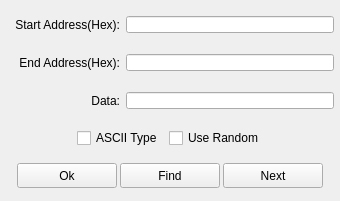
<?xml version="1.0" encoding="UTF-8"?>
<ui version="4.0">
 <class>AngKFillSetting</class>
 <widget class="QWidget" name="AngKFillSetting">
  <property name="geometry">
   <rect>
    <x>0</x>
    <y>0</y>
    <width>340</width>
    <height>201</height>
   </rect>
  </property>
  <property name="windowTitle">
   <string>AngKFillSetting</string>
  </property>
  <layout class="QVBoxLayout" name="verticalLayout">
   <property name="spacing">
    <number>0</number>
   </property>
   <property name="leftMargin">
    <number>6</number>
   </property>
   <property name="topMargin">
    <number>6</number>
   </property>
   <property name="rightMargin">
    <number>6</number>
   </property>
   <property name="bottomMargin">
    <number>6</number>
   </property>
   <item>
    <widget class="QWidget" name="widget" native="true">
     <layout class="QHBoxLayout" name="horizontalLayout">
      <property name="leftMargin">
       <number>0</number>
      </property>
      <property name="topMargin">
       <number>0</number>
      </property>
      <property name="rightMargin">
       <number>0</number>
      </property>
      <property name="bottomMargin">
       <number>0</number>
      </property>
      <item>
       <widget class="QLabel" name="label">
        <property name="text">
         <string>Start Address(Hex):</string>
        </property>
        <property name="alignment">
         <set>Qt::AlignRight|Qt::AlignTrailing|Qt::AlignVCenter</set>
        </property>
       </widget>
      </item>
      <item>
       <widget class="QLineEdit" name="StartEdit">
        <property name="minimumSize">
         <size>
          <width>208</width>
          <height>17</height>
         </size>
        </property>
        <property name="maximumSize">
         <size>
          <width>208</width>
          <height>17</height>
         </size>
        </property>
       </widget>
      </item>
     </layout>
    </widget>
   </item>
   <item>
    <widget class="QWidget" name="widget_2" native="true">
     <layout class="QHBoxLayout" name="horizontalLayout_2">
      <property name="leftMargin">
       <number>0</number>
      </property>
      <property name="topMargin">
       <number>0</number>
      </property>
      <property name="rightMargin">
       <number>0</number>
      </property>
      <property name="bottomMargin">
       <number>0</number>
      </property>
      <item>
       <widget class="QLabel" name="label_2">
        <property name="text">
         <string>End Address(Hex):</string>
        </property>
        <property name="alignment">
         <set>Qt::AlignRight|Qt::AlignTrailing|Qt::AlignVCenter</set>
        </property>
       </widget>
      </item>
      <item>
       <widget class="QLineEdit" name="endEdit">
        <property name="minimumSize">
         <size>
          <width>208</width>
          <height>17</height>
         </size>
        </property>
        <property name="maximumSize">
         <size>
          <width>208</width>
          <height>17</height>
         </size>
        </property>
       </widget>
      </item>
     </layout>
    </widget>
   </item>
   <item>
    <widget class="QWidget" name="widget_3" native="true">
     <layout class="QHBoxLayout" name="horizontalLayout_3">
      <property name="leftMargin">
       <number>0</number>
      </property>
      <property name="topMargin">
       <number>0</number>
      </property>
      <property name="rightMargin">
       <number>0</number>
      </property>
      <property name="bottomMargin">
       <number>0</number>
      </property>
      <item>
       <widget class="QLabel" name="label_3">
        <property name="text">
         <string>Data:</string>
        </property>
        <property name="alignment">
         <set>Qt::AlignRight|Qt::AlignTrailing|Qt::AlignVCenter</set>
        </property>
       </widget>
      </item>
      <item>
       <widget class="QLineEdit" name="dataEdit">
        <property name="minimumSize">
         <size>
          <width>208</width>
          <height>17</height>
         </size>
        </property>
        <property name="maximumSize">
         <size>
          <width>208</width>
          <height>17</height>
         </size>
        </property>
       </widget>
      </item>
     </layout>
    </widget>
   </item>
   <item>
    <widget class="QWidget" name="widget_4" native="true">
     <layout class="QHBoxLayout" name="horizontalLayout_4">
      <property name="spacing">
       <number>6</number>
      </property>
      <property name="leftMargin">
       <number>0</number>
      </property>
      <property name="topMargin">
       <number>0</number>
      </property>
      <property name="rightMargin">
       <number>0</number>
      </property>
      <property name="bottomMargin">
       <number>0</number>
      </property>
      <item>
       <spacer name="horizontalSpacer">
        <property name="orientation">
         <enum>Qt::Horizontal</enum>
        </property>
        <property name="sizeHint" stdset="0">
         <size>
          <width>40</width>
          <height>20</height>
         </size>
        </property>
       </spacer>
      </item>
      <item>
       <widget class="QCheckBox" name="asciiTypeCheck">
        <property name="text">
         <string>ASCII Type</string>
        </property>
       </widget>
      </item>
      <item>
       <widget class="QCheckBox" name="useRandomCheck">
        <property name="text">
         <string>Use Random</string>
        </property>
       </widget>
      </item>
      <item>
       <spacer name="horizontalSpacer_2">
        <property name="orientation">
         <enum>Qt::Horizontal</enum>
        </property>
        <property name="sizeHint" stdset="0">
         <size>
          <width>40</width>
          <height>20</height>
         </size>
        </property>
       </spacer>
      </item>
     </layout>
    </widget>
   </item>
   <item>
    <widget class="QWidget" name="widget_5" native="true">
     <layout class="QHBoxLayout" name="horizontalLayout_5">
      <property name="spacing">
       <number>3</number>
      </property>
      <property name="leftMargin">
       <number>0</number>
      </property>
      <property name="topMargin">
       <number>0</number>
      </property>
      <property name="rightMargin">
       <number>0</number>
      </property>
      <property name="bottomMargin">
       <number>0</number>
      </property>
      <item>
       <spacer name="horizontalSpacer_3">
        <property name="orientation">
         <enum>Qt::Horizontal</enum>
        </property>
        <property name="sizeHint" stdset="0">
         <size>
          <width>40</width>
          <height>20</height>
         </size>
        </property>
       </spacer>
      </item>
      <item>
       <widget class="QPushButton" name="okButton">
        <property name="minimumSize">
         <size>
          <width>100</width>
          <height>25</height>
         </size>
        </property>
        <property name="maximumSize">
         <size>
          <width>100</width>
          <height>25</height>
         </size>
        </property>
        <property name="text">
         <string>Ok</string>
        </property>
       </widget>
      </item>
      <item>
       <widget class="QPushButton" name="findButton">
        <property name="minimumSize">
         <size>
          <width>100</width>
          <height>25</height>
         </size>
        </property>
        <property name="maximumSize">
         <size>
          <width>100</width>
          <height>25</height>
         </size>
        </property>
        <property name="text">
         <string>Find</string>
        </property>
       </widget>
      </item>
      <item>
       <widget class="QPushButton" name="nextButton">
        <property name="minimumSize">
         <size>
          <width>100</width>
          <height>25</height>
         </size>
        </property>
        <property name="maximumSize">
         <size>
          <width>100</width>
          <height>25</height>
         </size>
        </property>
        <property name="text">
         <string>Next</string>
        </property>
       </widget>
      </item>
      <item>
       <spacer name="horizontalSpacer_4">
        <property name="orientation">
         <enum>Qt::Horizontal</enum>
        </property>
        <property name="sizeHint" stdset="0">
         <size>
          <width>40</width>
          <height>20</height>
         </size>
        </property>
       </spacer>
      </item>
     </layout>
    </widget>
   </item>
  </layout>
 </widget>
 <layoutdefault spacing="6" margin="11"/>
 <resources/>
 <connections/>
</ui>
